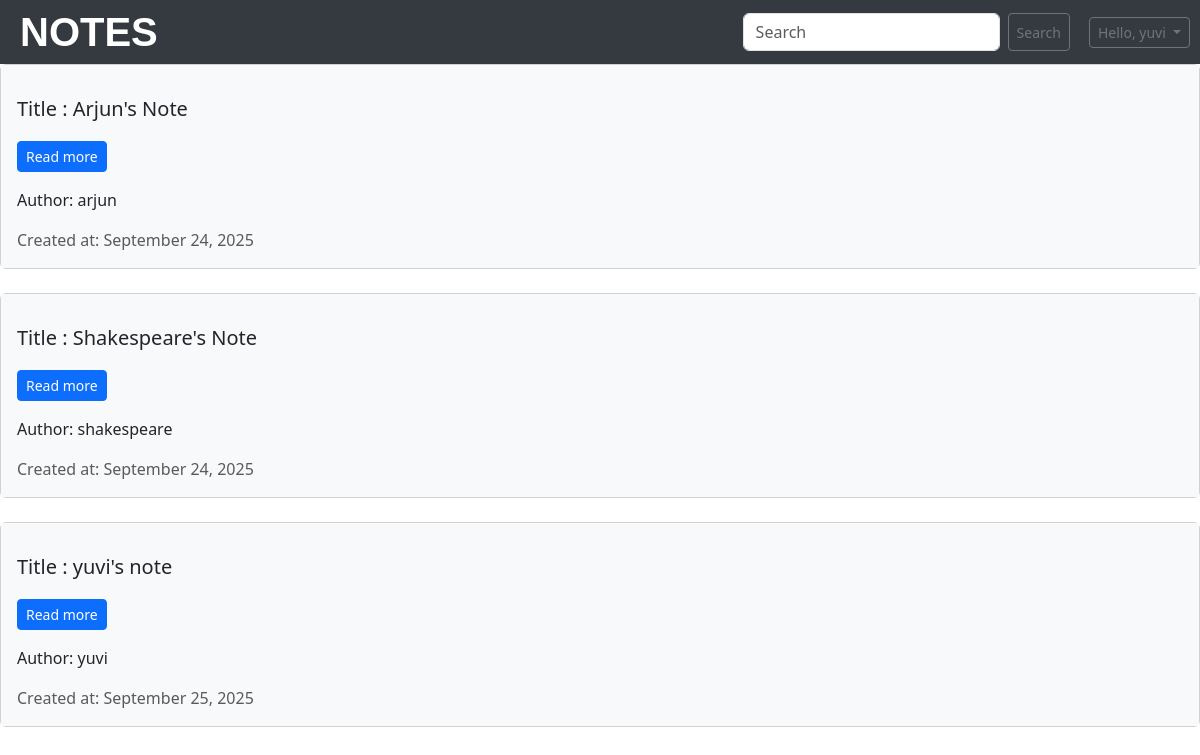
/notes/ (signed in), run on the app's committed database.
### users/models.py (models this page shows)
class CustomUser(AbstractUser):
    age = models.PositiveIntegerField(null=True, blank=True)
    bio = models.TextField(null=True, blank=True)
    def __str__(self):
        return self.username

### notes/models.py (models this page shows, shortened)
class Note(models.Model):
    title = models.CharField(max_length=200)
    content = models.TextField()
    user = models.ForeignKey('users.CustomUser', on_delete=models.CASCADE)
    created_at = models.DateTimeField(auto_now_add=True)
    updated_at = models.DateTimeField(auto_now=True)

### notes/views.py (the view)
# urls.py: path('notes/', NotesListView.as_view(), name='notes'),
class NotesListView(LoginRequiredMixin,ListView):
    template_name = 'notes.html'
    context_object_name = 'notes'
    model = Note
    login_url = 'account_login'

### templates/notes.html
{% extends '_base.html' %}
{% block content %}
    {% for note in notes %}
        <div class="card">
            <div class="card-body bg-light text-dark p-3">
                <div>
                    <p><h5 class="card-title mb-3">Title : {{ note.title }}</h5>
                    {% if user.is_authenticated %}
                    <a class="btn btn-primary btn-sm mt-1" href="{% url 'note-detail' note.pk %}">Read more</a></p>
                    {% else %}
                    <a class="btn btn-primary btn-sm mt-1" href="{% url 'login' %}">Read more</a></p>
                    {% endif %}
                </div>
                <p class="card-text fw-500">Author: {{ note.user }}</p>
                <p class="card-text text-muted fs-6">Created at: {{ note.created_at|date:"F d, Y" }}</p>
            </div>
        </div>
        <br>
    {% endfor %}
{% endblock content %}

### templates/_base.html (shortened to what this page needs)
<!DOCTYPE html>
<html lang="en">
{% load static %}
<head>
    <link href="https://cdn.jsdelivr.net/npm/bootstrap@5.3.8/dist/css/bootstrap.min.css" rel="stylesheet">
    <link rel="stylesheet" href="{% static 'styles/icons.css' %}">
    <link rel="stylesheet" href="{% static 'styles/notes-detail.css' %}">
    <link rel="stylesheet" href="{% static 'styles/header.css' %}">
</head>
<body>
    <header class="custom-header">
        <div class="container-fluid d-flex align-items-center justify-content-between header-content">
            <div class="d-flex align-items-center app-name">
                <h1 class="m-0">
                <a href="{% url 'home' %}" class="text-white text-decoration-none fw-bold fs-1">NOTES</a>
                </h1>
            </div>
            <div class="d-flex align-items-center justify-content-end mx-1  search-bar">
                <form class="d-flex" action="{% url 'search-results' %}" method="get">
                    <input type="text" class="form-control me-2" placeholder="Search" aria-label="Search" name="q">
                    <button class="btn btn-outline-secondary btn-sm" type="submit">Search</button>
                </form>
            </div>
            <div class="ms-auto d-flex align-items-center justify-content-end">
                {% if user.is_authenticated %}
                <div class="dropdown">
                    <button class="btn btn-outline-secondary btn-sm dropdown-toggle" type="button" data-bs-toggle="dropdown" aria-expanded="false">
                        Hello, {{ user.username }}
                    </button>
                </div>
                {% else %}
                <a href="{% url 'account_login' %}" class="btn btn-primary">Login</a>
                <a href="{% url 'account_signup' %}" class="btn btn-primary mx-2">Sign Up</a>
                {% endif %}
            </div>
        </div>
    </header>
    <div>
    {% block content %}
    {% endblock content %}
    </div>
</body>
</html>

### static/styles/header.css (style rules this page uses)
.custom-header { display: flex; justify-content: space-between; align-items: center; padding: 8px 10px; background-color: #343a40; color: #fff; }
.header-content { display: flex; align-items: center; gap: 10px; justify-content: space-between; width: 100%; margin: 0px 0px; padding: 0px; }
.app-name { font-family: Arial, Helvetica, sans-serif; display: flex; align-items: center; gap: 5px; font-size: 24px; font-weight: bold; padding-left: 10px; }
.search-bar { flex: 1; margin-right: 10px; padding: 5px; border-radius: 5px; color: #333; }

### data on the page
CustomUser: username "yuvi"
Note: title "Arjun's Note", user "arjun", created_at "September 24, 2025"
Note: title "Shakespeare's Note", user "shakespeare", created_at "September 24, 2025"
Note: title "yuvi's note", user "yuvi", created_at "September 25, 2025"
